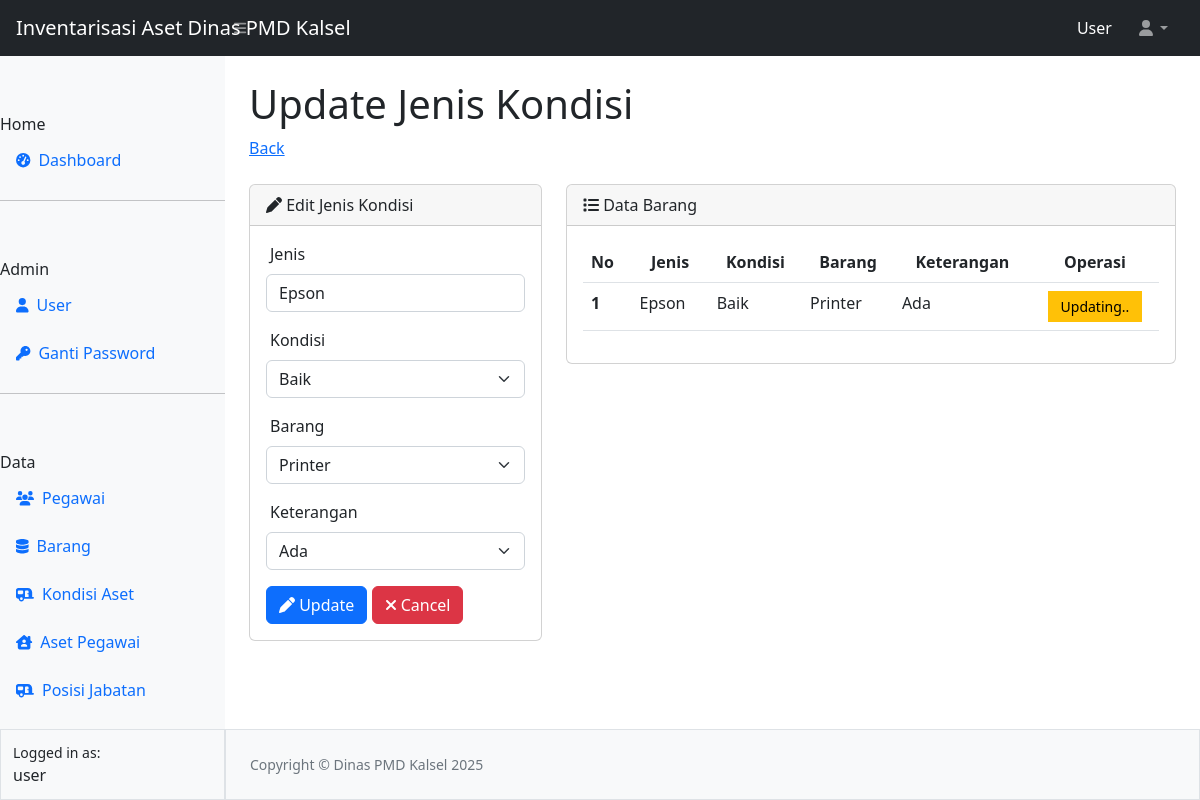
/jenis/editjenis.php?id=1 (signed in), run on the app's committed database.
### tables this page shows
CREATE TABLE `tbl_jenkon` (
  `id` int(11) NOT NULL,
  `jenis` varchar(100) NOT NULL,
  `kondisi` varchar(100) NOT NULL,
  `barang` varchar(100) NOT NULL,
  `keterangan` varchar(100) NOT NULL
);

### jenis/editjenis.php (the view, shortened to what this page needs)
<?php
require_once "../config.php";
require_once "../template/header.php";
require_once "../template/navbar.php";
require_once "../template/sidebar.php";
$id = $_GET['id'];
$queryJenis = mysqli_query($koneksi, "SELECT * FROM tbl_jenkon WHERE id= $id");
$data = mysqli_fetch_array($queryJenis);
?>
<div id="layoutSidenav_content">
                <main>
                    <div class="container-fluid px-4">
                        <h1 class="mt-4">Update Jenis Kondisi</h1>
                        <ol class="breadcrumb mb-4">
                            <li class="breadcrumb-item"><a href="../jenis/jenis.php">Back</a></li>
                        </ol>
                        <div class="row">
                          <div class="col-4">
                          <div class="card">
                    <div class="card-header">
                    <i class="fa-solid fa-pen"></i> Edit Jenis Kondisi
                    </div>
                    <div class="card-body">
                      <form action="prosesjenis.php" method="POST">
                      <div class="mb-3">
                        <label for="jenis" class="form-label ps-1">Jenis</label>
                        <input type="text" class="form-control" id="jenis" name="jenis" placeholder="nama jenis" value="<?= $data['jenis'] ?>" required>
                      </div>
                      <div class="mb-3">
                        <label for="kondisi" class="form-label ps-1">Kondisi</label>
                        <select name="kondisi" id="kondisi" class="form-select" required>
                          <?php
                          $kondisi = ["Sangat Baik", "Baik", "Kurang Baik"];
                          foreach ($kondisi as $kds) {
                            if ($data['kondisi'] == $kds) { ?>
                              <option value="<?= $kds ?>" selected><?= $kds ?></option>
                              <?php } else { ?>
                                <option value="<?= $kds ?>"><?= $kds ?></option>
                              <?php
                            }
                          }
                          ?>
                        </select>
                      </div>
                      <div class="mb-3">
                        <label for="barang" class="form-label ps-1">Barang</label>
                        <select name="barang" id="barang" class="form-select" required>
                          <?php
                          $queryBarang = mysqli_query($koneksi, "SELECT * FROM Tbl_barangg");
                          while ($dataBarang = mysqli_fetch_array($queryBarang)) {
                            if($data['barang'] == $dataBarang['barang']) {
                            ?>
                            <option value="<?= $dataBarang['barang'] ?>" selected><?= $dataBarang['barang'] ?></option>
                            <?php } else { ?>
                            <option value="<?= $dataBarang['barang'] ?>"><?= $dataBarang['barang'] ?></option>
                            <?php
                            }
                          }
                          ?>
                        </select>
                      </div>
                      <div class="mb-3">
                        <label for="keterangan" class="form-label ps-1">Keterangan</label>
                        <select name="keterangan" id="keterangan" class="form-select" required>
                          <?php
                          $keterangan = ["Ada", "Tidak Ada"];
                          foreach ($keterangan as $ktr) {
                            if ($data['keterangan'] == $ktr) { ?>
                              <option value="<?= $ktr ?>" selected><?= $ktr ?></option>
                              <?php } else { ?>
                                <option value="<?= $ktr ?>"><?= $ktr ?></option>
                              <?php
                            }
                          }
                          ?>
                        </select>
                      </div>
                      <button type="submit" class="btn btn-primary" name="update"><i class="fa-solid fa-pen"></i> Update</button>
                      <a href="jenis.php" class="btn btn-danger"><i class="fa-solid fa-xmark"></i> Cancel</a>
                      </form>
                    </div>
                    </div>
                          </div>
                          <div class="col-8">
                            <div class="card">
                            <div class="card-header">
                            <i class="fa-solid fa-list"></i> Data Barang
                            </div>
                            <div class="card-body">
                            <table class="table table-hover">
  <thead>
    <tr>
      <th scope="col">No</th>
      <th scope="col"><center>Jenis</center></th>
      <th scope="col"><center>Kondisi</center></th>
      <th scope="col"><center>Barang</center></th>
      <th scope="col"><center>Keterangan</center></th>
      <th scope="col"><center>Operasi</center></th>
    </tr>
  </thead>
  <tbody>
    <?php
    $no = 1;
     ?>
    <tr>
      <th scope="row"><?= $no ?></th>
      <td><?= $data['jenis'] ?></td>
      <td><?= $data['kondisi'] ?></td>
      <td><?= $data['barang'] ?></td>
      <td><?= $data['keterangan'] ?></td>
      <td align="center">
        <button type="button" class="btn btn-sm btn-warning rounded-0 col-10">Updating..</button>
      </td>
    </tr>
  </tbody>
</table>
                            </div>
                            </div>
                          </div>
                        </div>
                    </div>
                </main>
<?php
require_once "../template/footer.php";
?>

### data on the page
tbl_jenkon: jenis "Epson", kondisi "Baik", keterangan "Ada", barang "Printer"

### other printed values
$_SESSION["ssUser"] "User"
$_SESSION["ssUser"] "user"
$no "1"
form field barang "Printer"
